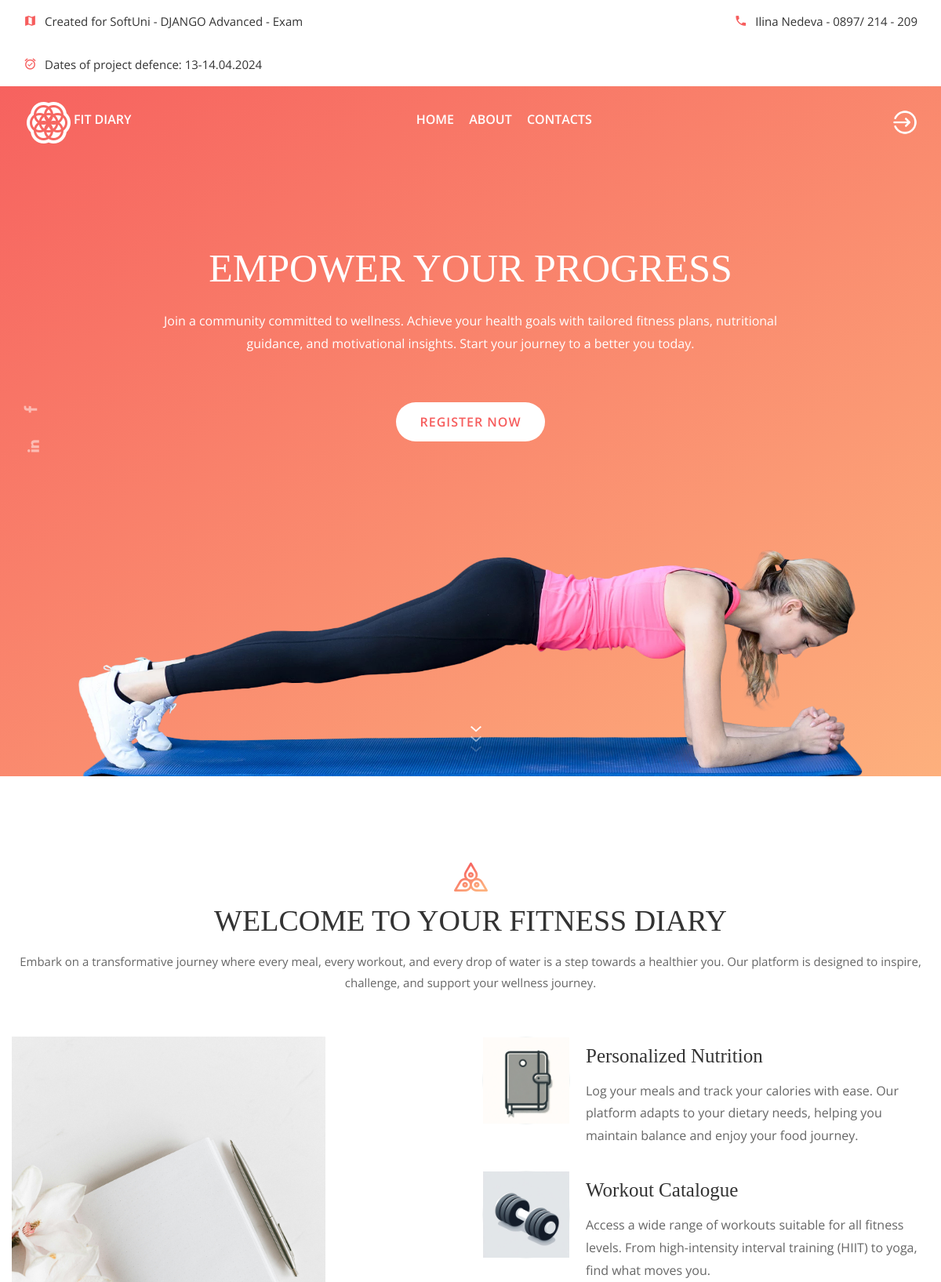
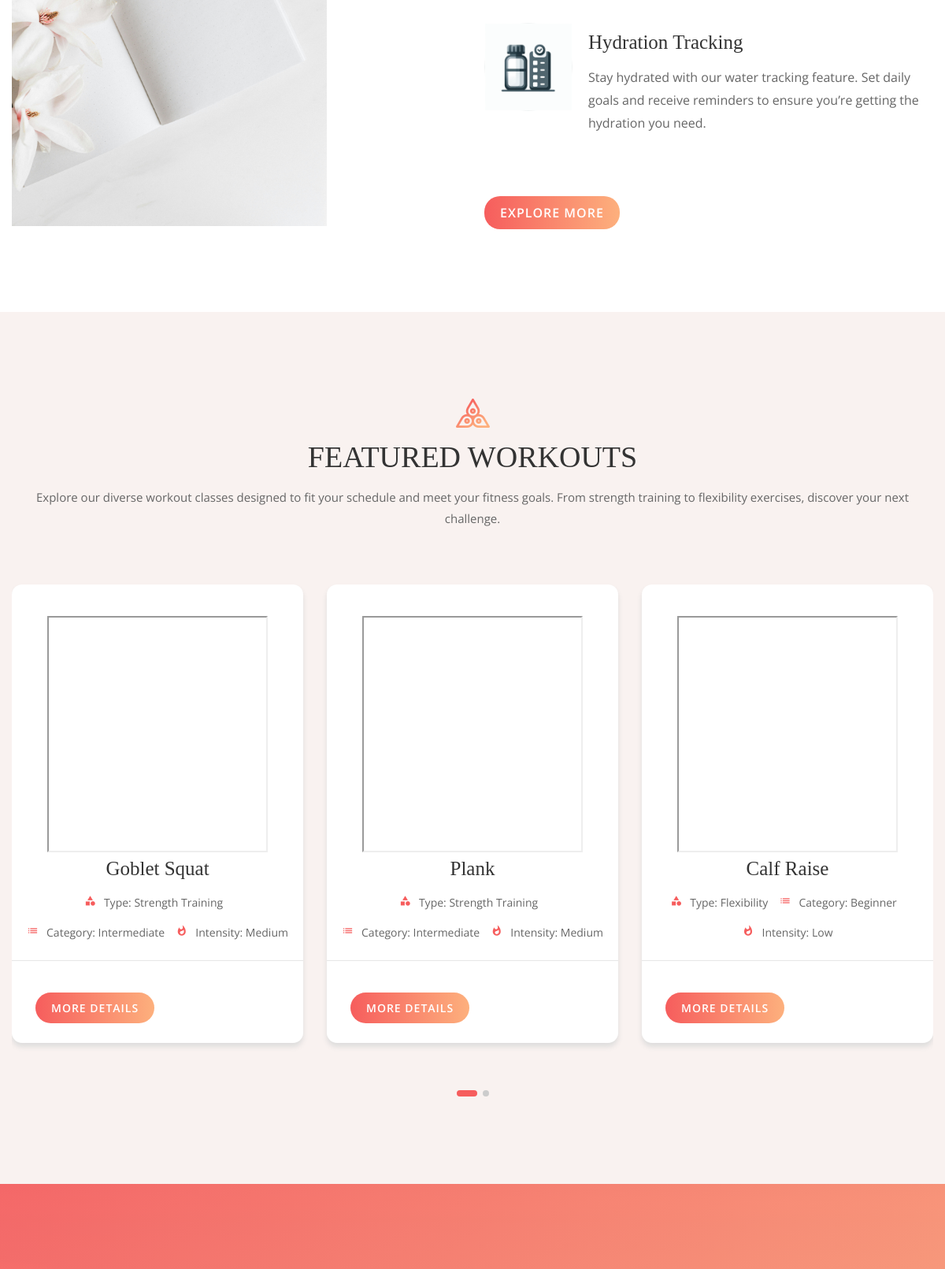
The page / (upper part) on the database its author committed (2 pictures, top to bottom).
### fit_diary/workouts/models.py (models this page shows, shortened)
class Workout(models.Model):
    MAX_NAME_LENGTH = 100
    MAX_EQUIPMENT_NEEDED_LENGTH = 100
    MAX_CATEGORY_LENGTH = max(len(x) for _, x in Category.choices)
    MAX_INTENSITY_LENGTH = max(len(x) for _, x in Intensity.choices)
    MAX_TYPE_LENGTH = 50
    name = models.CharField(
        max_length=MAX_NAME_LENGTH,
        help_text="Name of the exercise"
    )
    video_url = models.URLField(
        null=True,
        blank=True,
        help_text="Provide a URL to a video demonstration of the workout."
    )
    category = models.CharField(
        max_length=MAX_CATEGORY_LENGTH,
        choices=Category.choices,
        default=Category.BEGINNER,
        null=True,
        blank=True,
        help_text="Select the skill level category."
    )
    intensity = models.CharField(
        max_length=MAX_INTENSITY_LENGTH,
        choices=Intensity.choices,
        default=Intensity.LOW,
        null=True,
        blank=True,
        help_text="Choose the intensity level of the workout."
    )
    type = models.CharField(
        max_length=MAX_TYPE_LENGTH,
        choices=WorkoutType.choices,
        default=WorkoutType.STRENGTH_TRAINING,
        null=True,
        blank=True,
        help_text="Select the type of workout. For example, Cardio, Strength Training, or HIIT."
    )
    equipment_needed = models.CharField(
        max_length=MAX_EQUIPMENT_NEEDED_LENGTH,
        help_text="List any specific equipment needed for the workout. Leave blank if no equipment is necessary.",
        null=True,
        blank=True,
    )
    description = models.TextField(
        null=True,
        blank=True,
        help_text="Provide a brief description of the workout."
    )
    created_at = models.DateTimeField(
        auto_now_add=True,
    )
    updated_at = models.DateTimeField(
        auto_now=True,
    )
    user = models.ForeignKey(
        UserModel,
        on_delete=models.CASCADE,
    )

### fit_diary/common/views.py (the view)
# urls.py: path('', index, name='index'),
def index(request):
    queryset = Workout.objects.annotate(average_rating=Avg('rating__score')).order_by('-average_rating')[:10]
    context = {'workouts': queryset}
    return render(request, 'common/index.html', context)

### templates/common/index.html (shortened to what this page needs)
{% extends 'base.html' %}
{% load static %}
{% block main_content %}
	<section class="hero-section" >
		<div class="hero-social-warp">
			<div class="hero-social">
				<a href="https://www.facebook.com/"><i class="fa fa-facebook"></i></a>
				<a href="https://www.linkedin.com/"><i class="fa fa-linkedin"></i></a>
			</div>
		</div>
		<div class="hero-slider owl-carousel">
			<div class="hs-item">
				<div class="hs-style-3 text-center">
					<div class="container">
						<div class="hs-text">
							<h2>Empower Your Progress</h2>
							<p>Join a community committed to wellness. Achieve your health goals with tailored fitness plans, nutritional guidance, and motivational insights. Start your journey to a better you today.</p>
                            {% if not request.user.is_authenticated %}
                            <a href="{%   url 'register-user' %}"><div class="site-btn sb-white">Register now</div></a>
                            {% endif %}
						</div>
					</div>
					<div class="hs-img">
						<img src="{%  static 'img/hero-slider/3.png' %}" alt="">
					</div>
				</div>
			</div>
		</div>
    <div class="arrow-buttom">
        <img src="{% static 'img/icons/arrows-buttom.png' %}" alt="">
    </div>
	</section>
	<section class="about-section spad">
		<div class="container">
			<div class="section-title text-center">
				<img src="{%  static 'img/icons/logo-icon.png' %}" alt="">
				<h2>Welcome to Your Fitness Diary</h2>
				<p>Embark on a transformative journey where every meal, every workout, and every drop of water is a step towards a healthier you. Our platform is designed to inspire, challenge, and support your wellness journey.</p>
			</div>
			<div class="row">
				<div class="col-lg-6">
					<div class="about-img">
						<img height="600px" src="{%  static 'img/diary.jpg' %}" alt="">
					</div>
				</div>
				<div class="col-lg-6">
					<div class="about-item">
						<div class="ai-icon">
							<img src="{%  static 'img/diary-1.png' %}" alt="">
						</div>
						<div class="ai-text">
							<h4>Personalized Nutrition</h4>
							<p>Log your meals and track your calories with ease. Our platform adapts to your dietary needs, helping you maintain balance and enjoy your food journey.</p>
						</div>
					</div>
					<div class="about-item">
						<div class="ai-icon">
							<img src="{%  static 'img/weights-2.png' %}" alt="">
						</div>
						<div class="ai-text">
							<h4>Workout Catalogue</h4>
							<p>Access a wide range of workouts suitable for all fitness levels. From high-intensity interval training (HIIT) to yoga, find what moves you.</p>
						</div>
					</div>
					<div class="about-item">
						<div class="ai-icon">
							<img src="{%  static 'img/water-3.png' %}" alt="">
						</div>
						<div class="ai-text">
							<h4>Hydration Tracking</h4>
							<p>Stay hydrated with our water tracking feature. Set daily goals and receive reminders to ensure you’re getting the hydration you need.</p>
						</div>
					</div>
					<a href="{%  url 'about' %}" class="site-btn sb-gradient mt-5">explore more</a>
				</div>
			</div>
		</div>
	</section>
    {% if workouts %}
	<section class="classes-section spad">
		<div class="container">
			<div class="section-title text-center">
				<img src="{% static 'img/icons/logo-icon.png' %}" alt="">
				<h2>Featured Workouts</h2>
				<p>Explore our diverse workout classes designed to fit your schedule and meet your fitness goals. From strength training to flexibility exercises, discover your next challenge.</p>
			</div>
			<div class="classes-slider owl-carousel">
				{% for obj in workouts %}
                <div class="classes-item">
									<div class="ci-img">
                                        {%  if obj.video_url %}
                                         <iframe width="280" height="300" src="{{ obj.video_url }}" title="YouTube video player" allow="accelerometer; autoplay; clipboard-write; encrypted-media; gyroscope; picture-in-picture; web-share" allowfullscreen></iframe>
                                        {% else %}
                                            <img style="width: 280px;height: 280px;min-width: 40%" src="{% static 'img/classes/1.jpg' %}" alt="">
                                        {%  endif %}
									</div>
									<div class="ci-text">
										<h4><a href="{% url 'details-workout' obj.pk %}">{{ obj.name }}</a></h4>
										<div class="ci-metas">
											<div class="ci-meta"><i class="material-icons">category</i>Type: {{ obj.type }}</div>
											<div class="ci-meta"><i class="material-icons">list</i>Category: {{ obj.category }}</div>
                                            <div class="ci-meta"><i class="material-icons">whatshot</i>Intensity: {{ obj.intensity }}</div>
										</div>
									</div>
									<div class="ci-bottom">
										<div class="ci-author">
                                            <a href="{% url 'details-workout' obj.pk %}" class="site-btn sb-gradient">More details</a>
										</div>
									</div>
								</div>
                {% endfor %}
			</div>
		</div>
	</section>
{%  endif %}
	<section class="review-section spad set-bg" data-setbg="img/review-bg.jpg">
	</section>
{%  endblock %}

### rows shown on the page
Workout: name "Goblet Squat", type "Strength Training", category "Intermediate", intensity "Medium"
Workout: name "Plank", type "Strength Training", category "Intermediate", intensity "Medium"
Workout: name "Calf Raise", type "Flexibility", category "Beginner", intensity "Low"
